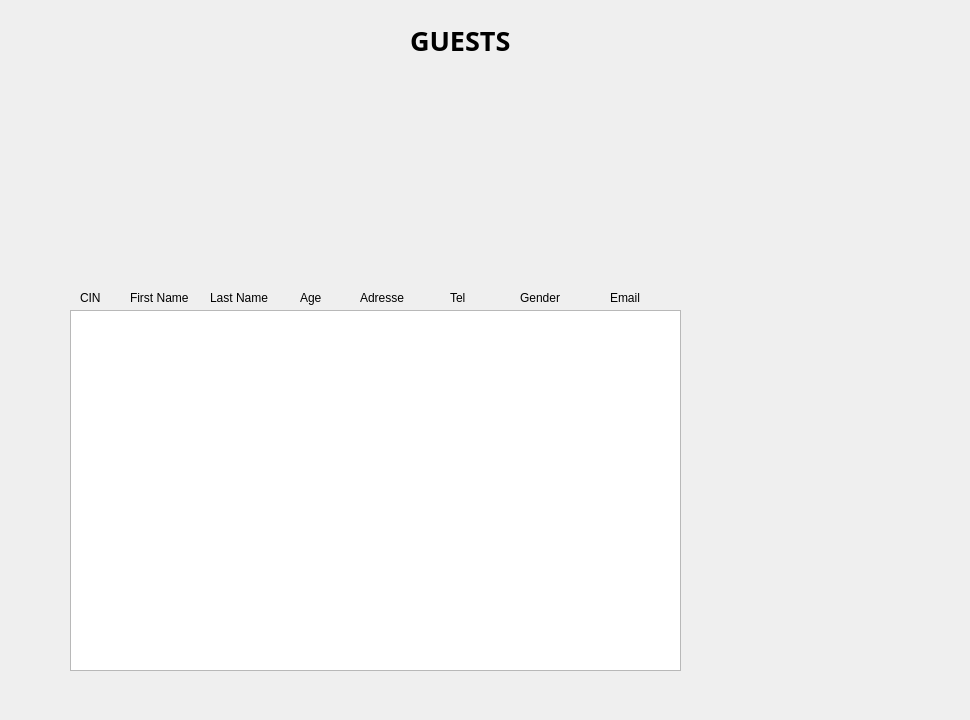
    <widget class="QWidget" name="guestStack">
     <property name="styleSheet">
      <string notr="true">#guestStack {
background: url(:/images/images/back.png);
}</string>
     </property>
     <widget class="QLabel" name="label_guest">
      <property name="geometry">
       <rect>
        <x>410</x>
        <y>20</y>
        <width>141</width>
        <height>41</height>
       </rect>
      </property>
      <property name="font">
       <font>
        <family>Athiti</family>
        <weight>75</weight>
        <italic>false</italic>
        <bold>true</bold>
       </font>
      </property>
      <property name="layoutDirection">
       <enum>Qt::LeftToRight</enum>
      </property>
      <property name="styleSheet">
       <string notr="true">#label {

font-family: 'Athiti';
font-style: normal;
font-weight: 700;
font-size: 20px;
line-height: 32px;
/* identical to box height */
text-align: center;

color: #2A501F;}</string>
      </property>
      <property name="text">
       <string>&lt;html&gt;&lt;head/&gt;&lt;body&gt;&lt;p&gt;&lt;span style=&quot; font-size:20pt;&quot;&gt;GUESTS&lt;/span&gt;&lt;/p&gt;&lt;/body&gt;&lt;/html&gt;</string>
      </property>
     </widget>
     <widget class="QStackedWidget" name="stackedWidgetGuest">
      <property name="geometry">
       <rect>
        <x>0</x>
        <y>80</y>
        <width>961</width>
        <height>631</height>
       </rect>
      </property>
      <property name="currentIndex">
       <number>0</number>
      </property>
      <widget class="QWidget" name="accueil">
       <property name="styleSheet">
        <string notr="true">#accueil {
background: rgba(0, 0, 0, 0.0);

}</string>
       </property>
       <widget class="QLabel" name="label_5">
        <property name="geometry">
         <rect>
          <x>350</x>
          <y>20</y>
          <width>250</width>
          <height>145</height>
         </rect>
        </property>
        <property name="text">
         <string/>
        </property>
        <property name="pixmap">
         <pixmap resource="resources.qrc">:/images/images/attendancebg.png</pixmap>
        </property>
        <property name="scaledContents">
         <bool>true</bool>
        </property>
       </widget>
       <widget class="QLabel" name="label_6">
        <property name="geometry">
         <rect>
          <x>630</x>
          <y>20</y>
          <width>250</width>
          <height>145</height>
         </rect>
        </property>
        <property name="text">
         <string/>
        </property>
        <property name="pixmap">
         <pixmap resource="resources.qrc">:/images/images/absentbg.png</pixmap>
        </property>
        <property name="scaledContents">
         <bool>true</bool>
        </property>
       </widget>
       <widget class="QLabel" name="label_4">
        <property name="geometry">
         <rect>
          <x>70</x>
          <y>20</y>
          <width>250</width>
          <height>145</height>
         </rect>
        </property>
        <property name="text">
         <string/>
        </property>
        <property name="pixmap">
         <pixmap resource="resources.qrc">:/images/images/empcardbg.png</pixmap>
        </property>
        <property name="scaledContents">
         <bool>true</bool>
        </property>
       </widget>
       <widget class="QTableView" name="tableView">
        <property name="geometry">
         <rect>
          <x>70</x>
          <y>230</y>
          <width>611</width>
          <height>361</height>
         </rect>
        </property>
       </widget>
       <widget class="QLabel" name="label">
        <property name="geometry">
         <rect>
          <x>80</x>
          <y>210</y>
          <width>41</width>
          <height>16</height>
         </rect>
        </property>
        <property name="text">
         <string>CIN</string>
        </property>
       </widget>
       <widget class="QLabel" name="label_2">
        <property name="geometry">
         <rect>
          <x>130</x>
          <y>210</y>
          <width>71</width>
          <height>16</height>
         </rect>
        </property>
        <property name="text">
         <string>First Name</string>
        </property>
       </widget>
       <widget class="QLabel" name="label_3">
        <property name="geometry">
         <rect>
          <x>300</x>
          <y>210</y>
          <width>71</width>
          <height>16</height>
         </rect>
        </property>
        <property name="text">
         <string>Age</string>
        </property>
       </widget>
       <widget class="QLabel" name="label_7">
        <property name="geometry">
         <rect>
          <x>360</x>
          <y>210</y>
          <width>71</width>
          <height>16</height>
         </rect>
        </property>
        <property name="text">
         <string>Adresse</string>
        </property>
       </widget>
       <widget class="QLabel" name="label_8">
        <property name="geometry">
         <rect>
          <x>450</x>
          <y>210</y>
          <width>71</width>
          <height>16</height>
         </rect>
        </property>
        <property name="text">
         <string>Tel</string>
        </property>
       </widget>
       <widget class="QLabel" name="label_9">
        <property name="geometry">
         <rect>
          <x>610</x>
          <y>210</y>
          <width>71</width>
          <height>16</height>
         </rect>
        </property>
        <property name="text">
         <string>Email</string>
        </property>
       </widget>
       <widget class="QLabel" name="label_10">
        <property name="geometry">
         <rect>
          <x>210</x>
          <y>210</y>
          <width>71</width>
          <height>16</height>
         </rect>
        </property>
        <property name="text">
         <string>Last Name</string>
        </property>
       </widget>
       <widget class="QLabel" name="label_11">
        <property name="geometry">
         <rect>
          <x>520</x>
          <y>210</y>
          <width>71</width>
          <height>16</height>
         </rect>
        </property>
        <property name="text">
         <string>Gender</string>
        </property>
       </widget>
      </widget>
      <widget class="QWidget" name="page_20">
       <property name="styleSheet">
        <string notr="true">#page_6 {

background: rgba(0, 0, 0, 0.0);
}</string>
       </property>
      </widget>
     </widget>
    </widget>
